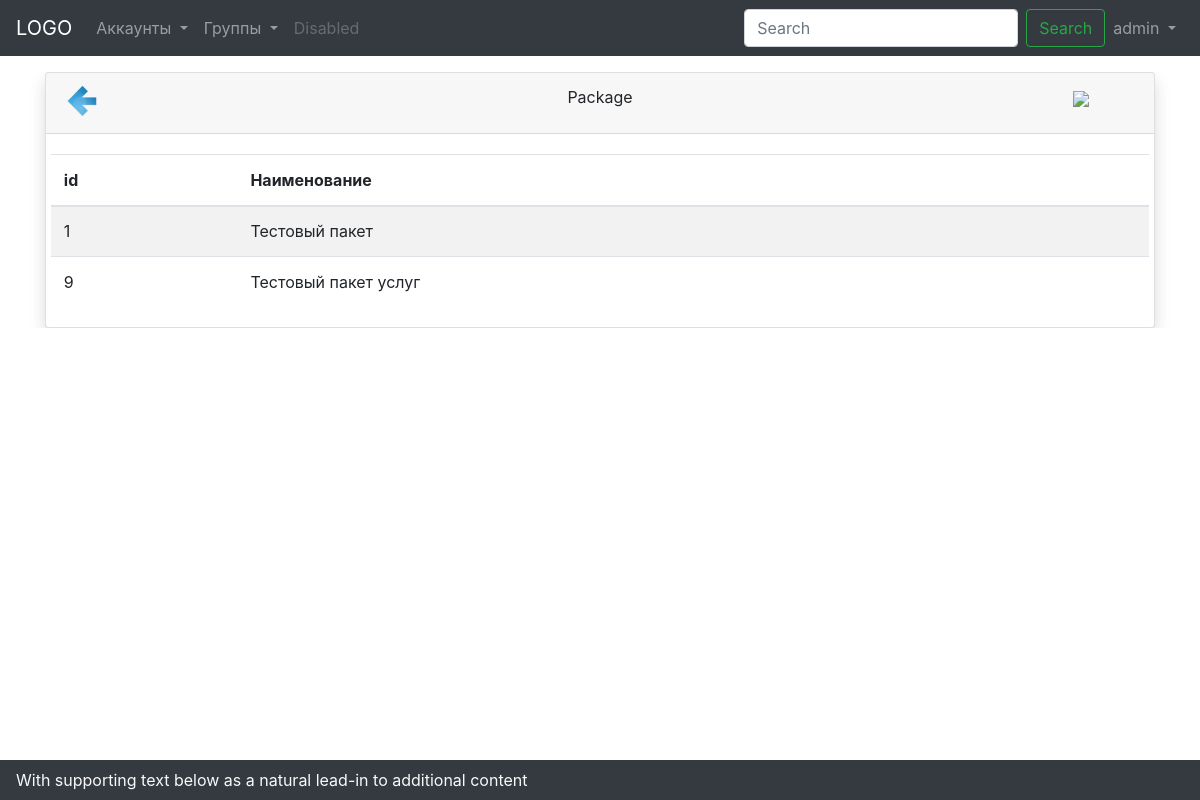
/package/list (signed in), run on the app's committed database.
### core/models.py (models this page shows, shortened)
class Package(models.Model):
    group = models.OneToOneField(Group, on_delete=models.CASCADE, blank=True)
    description = models.TextField(blank=True, verbose_name='Описание')
    price = models.FloatField(blank=True, verbose_name='Цена')
    status = models.BooleanField(default=True, verbose_name='Активен')
    is_create = models.DateTimeField(auto_now_add=True, verbose_name='Дата создания')
    is_update = models.DateTimeField(auto_now=True, verbose_name='Дата модификации')

### core/views.py (the view)
# urls.py: path('package/list', views.PackageList.as_view(), name='package_list'),
class PackageList(ListViewMixin):
    model = Package
    heads = ('id', 'Наименование', )
    view_title = 'Package'
    page_title = 'Packages'
    permission_required = ('core.view_package',)
    create_uri = 'package_create'

### core/mixins.py (called while the page is built)
    def get_context_data(self, **kwargs):
        context = super(ListViewMixin, self).get_context_data(**kwargs)
        context['page_title'] = self.view_title
        context['view_title'] = self.view_title
        context['heads'] = self.heads
        context['create_uri'] = self.create_uri
        return context

### core/templates/core/package_list.html (shortened to what this page needs)
{% extends 'core/list.html' %}
{% block list %}
    {% for package in package_list %}
    <tr {% if not package.status %}class="table-danger"{% endif %}>
        <td>{{ package.pk }}</td>
        <td>{{ package.group.name }}</td>
    </tr>
    {% endfor %}
{% endblock list%}

### templates/menu.html (shortened to what this page needs)
{% block menu %}
<nav class="navbar navbar-expand-lg navbar-dark bg-dark">
    <a class="navbar-brand" href="{% url 'dashboard' %}">LOGO</a>
    {% if user.is_authenticated %}
    <div class="collapse navbar-collapse" id="navbarSupportedContent">
        <ul class="navbar-nav mr-auto">
            {% if user.is_staff or user.is_superuser %}
            <li class="nav-item dropdown">
                <a class="nav-link dropdown-toggle" href="#" id="accounts" role="button" data-toggle="dropdown"
                   aria-haspopup="true" aria-expanded="false">
                    Аккаунты
                </a>
            </li>
            <li class="nav-item dropdown">
                <a class="nav-link dropdown-toggle" href="#" id="group" role="button" data-toggle="dropdown"
                   aria-haspopup="true" aria-expanded="false">
                    Группы
                </a>
            </li>
            <li class="nav-item">
                <a class="nav-link disabled" href="#">Disabled</a>
            </li>
            {% endif %}
        </ul>
        <form class="menu-form form-inline my-3 my-lg-0">
            <input class="form-control mr-sm-2" type="search" placeholder="Search" aria-label="Search">
            <button class="btn btn-outline-success my-2 my-sm-0" type="submit">Search</button>
        </form>
        <ul class="navbar-nav w-10">
            <li class="nav-item dropdown">
                <a class="nav-link dropdown-toggle" href="#" id="navbarDropdown" role="button" data-toggle="dropdown"
                   aria-haspopup="true" aria-expanded="false">
                    {{ user.username }}
                </a>
            </li>
        </ul>
    </div>
    {% endif %}
</nav>
{% endblock menu %}

### static/css/main.css (style rules this page uses)
table.responce-table thead th, table.responce-table tbody td { padding: .8rem; }
table.responce-table tbody td { padding: .8rem; }
table.responce-table tbody tr:not(:last-child) { border-top: 1px solid #ddd; border-bottom: 1px solid #ddd; }

### data on the page
Package: pk "1", group.name "Тестовый пакет"
Package: pk "9", group.name "Тестовый пакет услуг"

### other printed values
{{ user.username }} "admin"
{{ page_title }} "Package"
{{ head }} "id" "Наименование"
